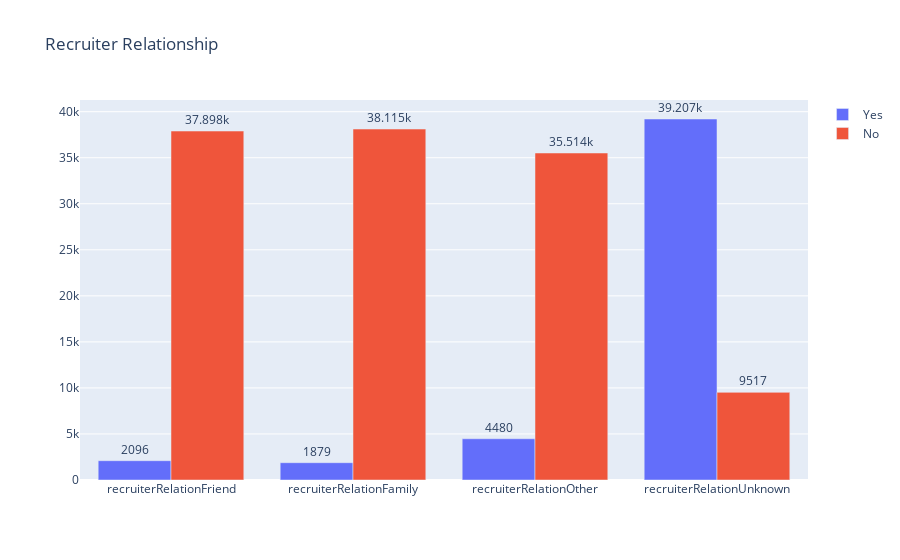

Notebook source saved alongside this figure:
### Markdown cell above
Let's take a look at the other recruiter columns.

### Code cell
yes = []
no = []
for col in colm_feat:
    counts = dict(data[col].value_counts())
    yes.append(counts[1.0])
    no.append(counts[0.0])
    
fig = go.Figure(data=[
    go.Bar(name='Yes', x=colm_feat, y=yes),
    go.Bar(name='No', x=colm_feat, y=no)
])
fig.update_traces(texttemplate='%{value}', textposition='outside')
fig.update_layout(title_text='Recruiter Relationship')
fig.show()

### Figure 1 — Plotly figure (JSON) as saved in the notebook; plotly's stock layout.template omitted (floating-point values rounded to 4 significant figures)
{"data": [{"name": "Yes", "textposition": "outside", "texttemplate": "%{value}", "type": "bar", "x": ["recruiterRelationFriend", "recruiterRelationFamily", "recruiterRelationOther", "recruiterRelationUnknown"], "y": [2096, 1879, 4480, 39207]}, {"name": "No", "textposition": "outside", "texttemplate": "%{value}", "type": "bar", "x": ["recruiterRelationFriend", "recruiterRelationFamily", "recruiterRelationOther", "recruiterRelationUnknown"], "y": [37898, 38115, 35514, 9517]}], "layout": {"title": {"text": "Recruiter Relationship"}}}
